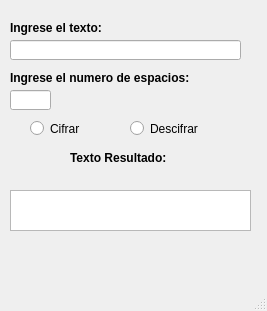
<?xml version="1.0" encoding="UTF-8"?>
<ui version="4.0">
 <class>MainWindow</class>
 <widget class="QMainWindow" name="MainWindow">
  <property name="geometry">
   <rect>
    <x>0</x>
    <y>0</y>
    <width>267</width>
    <height>311</height>
   </rect>
  </property>
  <property name="windowTitle">
   <string>MainWindow</string>
  </property>
  <widget class="QWidget" name="centralwidget">
   <widget class="QLabel" name="labelTextoCifrado">
    <property name="geometry">
     <rect>
      <x>70</x>
      <y>150</y>
      <width>111</width>
      <height>16</height>
     </rect>
    </property>
    <property name="font">
     <font>
      <family>Arial</family>
      <weight>75</weight>
      <bold>true</bold>
     </font>
    </property>
    <property name="text">
     <string>Texto Resultado:</string>
    </property>
   </widget>
   <widget class="QLineEdit" name="e_Texto">
    <property name="geometry">
     <rect>
      <x>10</x>
      <y>40</y>
      <width>231</width>
      <height>20</height>
     </rect>
    </property>
   </widget>
   <widget class="QLabel" name="labelTextoSimple">
    <property name="geometry">
     <rect>
      <x>10</x>
      <y>20</y>
      <width>111</width>
      <height>16</height>
     </rect>
    </property>
    <property name="font">
     <font>
      <family>Arial</family>
      <weight>75</weight>
      <bold>true</bold>
     </font>
    </property>
    <property name="text">
     <string>Ingrese el texto:</string>
    </property>
   </widget>
   <widget class="QLabel" name="labelClave">
    <property name="geometry">
     <rect>
      <x>10</x>
      <y>70</y>
      <width>191</width>
      <height>16</height>
     </rect>
    </property>
    <property name="font">
     <font>
      <family>Arial</family>
      <weight>75</weight>
      <bold>true</bold>
     </font>
    </property>
    <property name="text">
     <string>Ingrese el numero de espacios:</string>
    </property>
   </widget>
   <widget class="QLineEdit" name="e_Espacios">
    <property name="geometry">
     <rect>
      <x>10</x>
      <y>90</y>
      <width>41</width>
      <height>20</height>
     </rect>
    </property>
   </widget>
   <widget class="QRadioButton" name="radioCifrar">
    <property name="geometry">
     <rect>
      <x>30</x>
      <y>120</y>
      <width>82</width>
      <height>17</height>
     </rect>
    </property>
    <property name="text">
     <string>Cifrar</string>
    </property>
   </widget>
   <widget class="QRadioButton" name="radioDescifrar">
    <property name="geometry">
     <rect>
      <x>130</x>
      <y>120</y>
      <width>82</width>
      <height>17</height>
     </rect>
    </property>
    <property name="text">
     <string>Descifrar</string>
    </property>
   </widget>
   <widget class="QPlainTextEdit" name="resultado">
    <property name="enabled">
     <bool>true</bool>
    </property>
    <property name="geometry">
     <rect>
      <x>10</x>
      <y>190</y>
      <width>241</width>
      <height>41</height>
     </rect>
    </property>
    <property name="plainText">
     <string/>
    </property>
   </widget>
  </widget>
  <widget class="QStatusBar" name="statusbar"/>
 </widget>
 <resources/>
 <connections/>
</ui>
